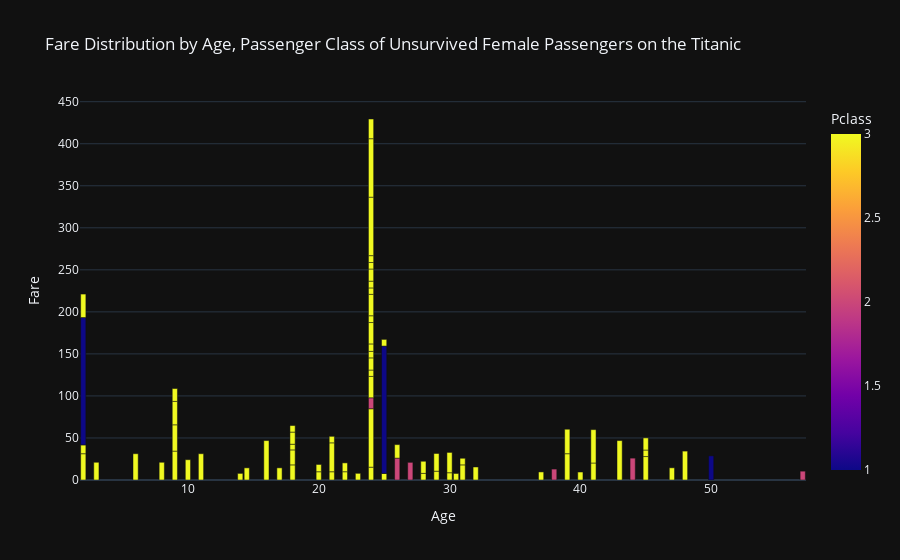

This figure's notebook cell:
### Code cell
fig = px.bar(unservived_female, 
             x='Age', y='Fare', color='Pclass', 
             title="Fare Distribution by Age, Passenger Class of Unsurvived Female Passengers on the Titanic", 
             template='plotly_dark')
fig.show()

### Figure 1 — Plotly figure (JSON) as saved in the notebook; plotly's stock layout.template omitted (floating-point values rounded to 4 significant figures)
{"data": [{"alignmentgroup": "True", "hovertemplate": "Age=%{x}<br>Fare=%{y}<br>Pclass=%{marker.color}<extra></extra>", "legendgroup": "", "marker": {"color": [3, 3, 3, 3, 3, 2, 3, 3, 3, 3, 3, 3, 3, 3, 3, 3, 3, 1, 3, 2, 3, 3, 3, 3, 3, 3, 3, 3, 3, 3, 1, 2, 2, 3, 3, 3, 3, 3, 3, 3, 3, 3, 3, 3, 3, 1, 3, 3, 3, 3, 3, 3, 3, 3, 3, 3, 3, 3, 3, 3, 3, 3, 3, 3, 3, 3, 3, 3, 3, 2, 3, 3, 3, 3, 3, 3, 2, 3, 3, 3, 3], "coloraxis": "coloraxis", "pattern": {"shape": ""}}, "name": "", "offsetgroup": "", "orientation": "v", "showlegend": false, "textposition": "auto", "type": "bar", "x": [14, 31, 8, 18, 40, 27, 18, 16, 28, 14.5, 20, 17, 2, 47, 24, 9, 45, 50, 24, 24, 2, 24, 24, 24, 25, 29, 41, 24, 45, 24, 2, 26, 38, 45, 3, 31, 21, 20, 24, 24, 10, 28, 21, 22, 24, 25, 21, 24, 37, 30, 9, 11, 24, 29, 24, 24, 39, 26, 9, 41, 2, 18, 32, 43, 24, 18, 25, 48, 30.5, 57, 24, 30, 18, 6, 23, 9, 44, 24, 22, 39, 24], "xaxis": "x", "y": [7.854, 18, 21.07, 18, 9.475, 21, 17.8, 46.9, 7.896, 14.45, 9.825, 14.46, 31.27, 14.5, 15.25, 34.38, 27.9, 28.71, 69.55, 13, 10.46, 25.47, 7.55, 14.45, 7.775, 10.46, 20.21, 7.75, 7.75, 8.85, 151.6, 26, 13, 14.45, 21.07, 7.854, 9.825, 8.662, 25.47, 8.05, 24.15, 14.4, 34.38, 9.838, 25.47, 151.6, 7.75, 7.629, 9.588, 8.662, 31.27, 31.27, 8.05, 21.07, 14.46, 7.75, 31.27, 16.1, 27.9, 39.69, 27.9, 6.75, 15.5, 46.9, 8.137, 14.45, 7.925, 34.38, 7.75, 10.5, 69.55, 24.15, 7.775, 31.27, 7.925, 15.25, 26, 69.55, 10.52, 29.12, 23.45], "yaxis": "y"}], "layout": {"barmode": "relative", "coloraxis": {"colorbar": {"title": {"text": "Pclass"}}, "colorscale": [[0, "#0d0887"], [0.1111, "#46039f"], [0.2222, "#7201a8"], [0.3333, "#9c179e"], [0.4444, "#bd3786"], [0.5556, "#d8576b"], [0.6667, "#ed7953"], [0.7778, "#fb9f3a"], [0.8889, "#fdca26"], [1, "#f0f921"]]}, "legend": {"tracegroupgap": 0}, "title": {"text": "Fare Distribution by Age, Passenger Class of Unsurvived Female Passengers on the Titanic"}, "xaxis": {"anchor": "y", "domain": [0, 1], "title": {"text": "Age"}}, "yaxis": {"anchor": "x", "domain": [0, 1], "title": {"text": "Fare"}}}}
